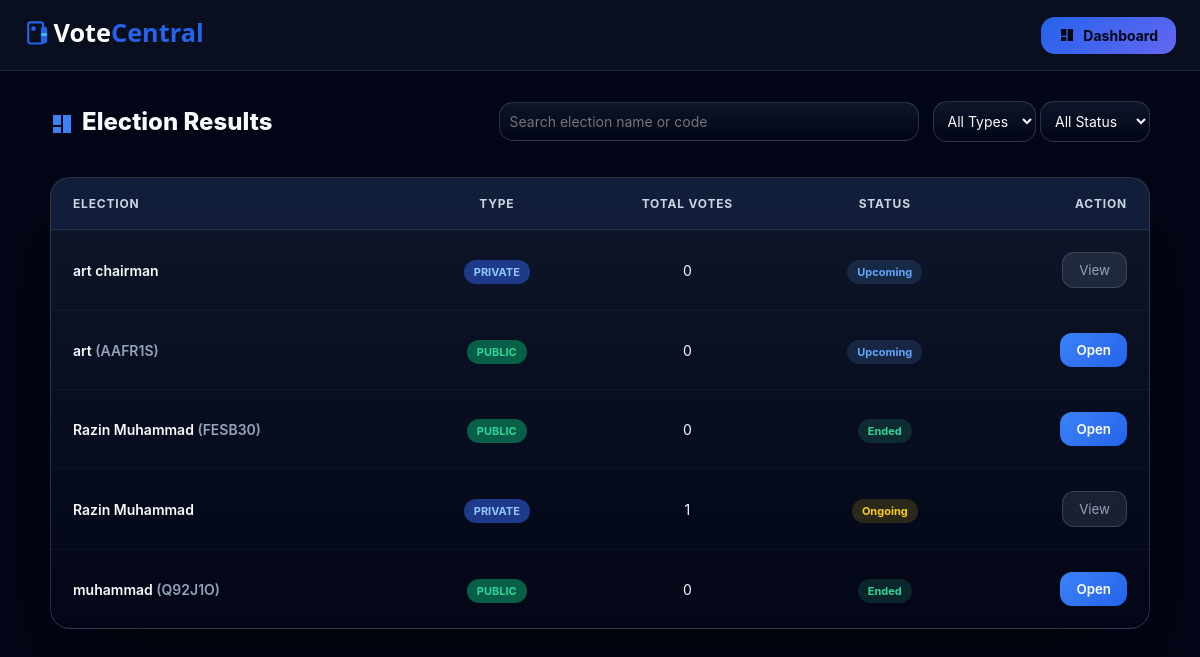
Before: /admin/results (signed in) with the older database file.
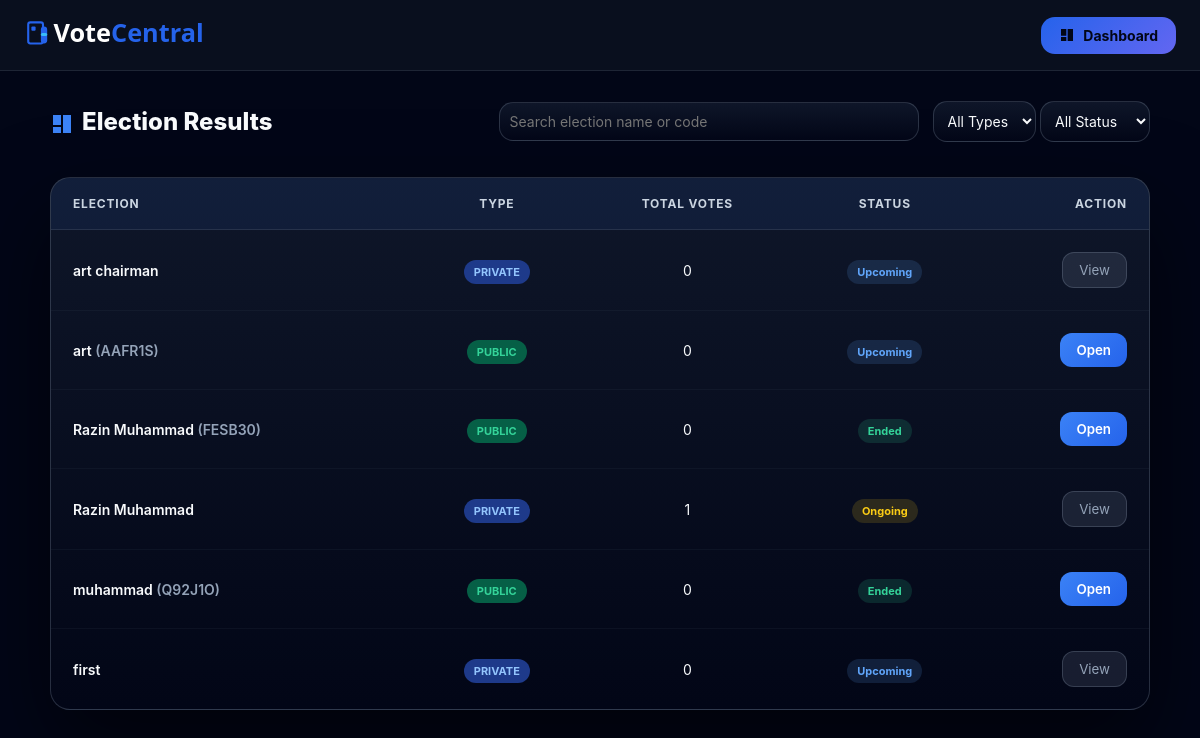
After: the same page with the newer database file.
### app.py (models this page shows)
class Election(db.Model):
    id = db.Column(db.Integer, primary_key=True)
    admin_id = db.Column(db.Integer, db.ForeignKey("admin.id"))
    name = db.Column(db.String(120))
    election_type = db.Column(db.String(20))  # public / private
    public_code = db.Column(db.String(20), nullable=True)
    start_time = db.Column(db.DateTime, nullable=True)
    end_time   = db.Column(db.DateTime, nullable=True)
    result_visible = db.Column(db.Boolean, default=True)
    candidates = db.relationship("Candidate", backref="election", cascade="all,delete")
    votes = db.relationship("Vote", backref="election", cascade="all,delete")
    whitelist = db.relationship("VoterWhitelist", backref="election", cascade="all,delete")

### app.py (the view)
@app.route("/admin/results")
def admin_results_page():
    if not require_admin_login():
        return redirect("/")
    admin = db.session.get(Admin, session["admin_id"])
    elections = Election.query.filter_by(admin_id=admin.id).all()
    result_list = []
    now = datetime.now()  # Local time
    for e in elections:
        total_votes = Vote.query.filter_by(election_id=e.id).count()
        start_dt = to_local_naive(e.start_time)
        end_dt   = to_local_naive(e.end_time)
        upcoming = False
        running  = False
        ended    = False
        if start_dt and end_dt:
            if now < start_dt:
                upcoming = True
            elif start_dt <= now <= end_dt:
                running = True
            else:
                ended = True
        elif start_dt and not end_dt:
            if now < start_dt:
                upcoming = True
            else:
                running = True
        elif end_dt and not start_dt:
            if now <= end_dt:
                running = True
            else:
                ended = True
        else:
            running = True
        can_open = False
        reason = ""
        if not e.result_visible:
            reason = "Results are hidden by admin."
        elif e.election_type == "private" and not ended:
            if end_dt:
                reason = (
                    "Private election results unlock after "
                    f"{end_dt.strftime('%b %d, %Y • %I:%M %p')}."
                )
            else:
                reason = "Private election results are not yet available."
        else:
            can_open = True
        result_list.append({
            "id": e.id,
            "name": e.name,
            "type": e.election_type,
            "public_code": e.public_code,
            "total_votes": total_votes,
            "upcoming": upcoming,
            "running": running,
            "ended": ended,
            "can_open": can_open,
            "reason": reason
        })
    return render_template(
        "admin_results.html",
        elections=result_list,
        admin=admin
    )

### app.py (called while the page is built)
def require_admin_login():
    if "admin_id" not in session or not session["admin_id"]:
        flash("Admin login required")
        return False
    return True

def to_local_naive(dt):
    if not dt:
        return None
    if dt.tzinfo is not None:
        return dt.astimezone().replace(tzinfo=None)
    return dt

### templates/admin_results.html (shortened to what this page needs)
<!DOCTYPE html>
<html lang="en">
<head>
</head>
<body>
<nav class="nav-header">
  <img src="/static/uploads/votecentral-logo.svg" height="38">
  <a href="/admin/dashboard" class="btn-dash">
  <svg width="16" height="16" viewBox="0 0 24 24" fill="currentColor">
    <path d="M3 13h8V3H3v10zm10 8h8V3h-8v18zM3 21h8v-6H3v6z"/>
  </svg>
  Dashboard
</a>
</nav>
<div class="container">
<div class="page-header">
  <div class="page-title">
    <svg viewBox="0 0 24 24">
      <path fill="currentColor" d="M3 13h8V3H3v10zm10 8h8V3h-8v18zM3 21h8v-6H3v6z"/>
    </svg>
    Election Results
  </div>
  {% if elections|length > 0 %}
  <div class="page-filters">
    <input id="searchBox" placeholder="Search election name or code">
    <div class="filter-row">
      <select id="filterType">
        <option value="">All Types</option>
      </select>
      <select id="filterStatus">
        <option value="">All Status</option>
      </select>
    </div>
  </div>
  {% endif %}
</div>
{% if elections|length > 0 %}
<table class="desktop-table">
<thead>
<tr>
<th>Election</th>
<th>Type</th>
<th>Total Votes</th>
<th>Status</th>
<th>Action</th>
</tr>
</thead>
<tbody>
{% for e in elections %}
<tr class="result-row"
data-name="{{ (e.name ~ ' ' ~ (e.public_code if e.public_code else ''))|lower }}"
data-type="{{ e.type }}"
data-status="{% if e.running %}running{% elif e.upcoming %}upcoming{% else %}ended{% endif %}">
<td>
{{ e.name }}
{% if e.type == 'public' and e.public_code %}
<span style="color:var(--muted)">({{ e.public_code }})</span>
{% endif %}
</td>
<td>
<span class="badge {{ 'badge-public' if e.type=='public' else 'badge-private' }}">
{{ e.type.upper() }}
</span>
</td>
<td>{{ e.total_votes }}</td>
<td>
  {% if e.running %}
    <span class="status status-running">Ongoing</span>
  {% elif e.upcoming %}
    <span class="status status-upcoming">Upcoming</span>
  {% else %}
    <span class="status status-ended">Ended</span>
  {% endif %}
</td>
<td>
{% if e.can_open %}
<a href="/admin/results/{{ e.id }}"><button class="btn-open">Open</button></a>
{% else %}
<button class="btn-locked"
        onclick='showReason({{ e.reason|tojson }})'>
  View
</button>
{% endif %}
</td>
</tr>
{% endfor %}
</tbody>
</table>
{% endif %}
</div>
</body>
</html>

### templates/admin_results.html (style rules this page uses)
:root { --bg:#020617; --card:rgba(15,23,42,.95); --border:rgba(148,163,184,.15); --accent:#3b82f6; --text:#f8fafc; --muted:#94a3b8; --brand-blue:#2563eb; --blue:var(--brand-blue); --indigo:#6366f1; }
* { margin:0;padding:0;box-sizing:border-box;font-family:'Inter',system-ui,sans-serif }
body { background:var(--bg);color:var(--text);overflow-x:hidden }
.container { width:1100px; max-width:95%; margin:30px auto; }
.nav-header { position:sticky; top:0; z-index:1000; display:flex; justify-content:space-between; align-items:center; padding:16px 24px; background:rgba(11,18,32,.85); backdrop-filter:blur(16px); border-bottom:1px solid var(--border); }
.btn-dash { display:flex; align-items:center; gap:8px; background:linear-gradient(135deg,var(--blue),var(--indigo)); color:#020617; padding:10px 18px; border-radius:14px; font-weight:700; font-size:14px; text-decoration:none; transition:.25s ease; }
.page-header { display:flex; justify-content:space-between; align-items:center; flex-wrap:wrap; gap:25px; margin-bottom:35px; }
.page-title { display:flex; align-items:center; gap:8px; font-size:24px; font-weight:800; }
.page-title svg { width:24px; height:24px; color:var(--accent); margin-bottom: -4px; }
.page-filters { display:flex; align-items:center; gap:14px; flex-wrap:wrap; }
@media (min-width:769px) { .page-filters input { width:420px; max-width:480px; } }
.page-filters input, .page-filters select { background:linear-gradient(180deg,rgba(15,23,42,.95),rgba(2,6,23,.95)); border:1px solid rgba(148,163,184,.25); color:var(--text); padding:10px 10px; border-radius:14px; font-size:14px; transition:.25s ease; }
.desktop-table { width:100%; border-collapse:separate; border-spacing:0; background:linear-gradient( 180deg, rgba(15,23,42,.98), rgba(2,6,23,.98) ); border:1px solid rgba(148,163,184,.25); border-radius:20px; overflow:hidden; box-shadow:0 40px 90px rgba(0,0,0,.55); }
.desktop-table thead { background:rgba(59,130,246,.08); }
.desktop-table thead th { padding:18px 22px; font-size:12px; letter-spacing:.8px; color:#cbd5e1; text-transform:uppercase; font-weight:700; border-bottom:1px solid rgba(104, 114, 128, 0.25); }
.desktop-table thead th:nth-child(1) { text-align:left; }
.desktop-table thead th:nth-child(2), .desktop-table thead th:nth-child(3), .desktop-table thead th:nth-child(4) { text-align:center; }
.desktop-table thead th:last-child { text-align:right; }
.desktop-table tbody tr { background:transparent; transition:.25s ease; }
.desktop-table td { padding:22px 22px; font-size:14px; border-bottom:1px solid rgba(65, 81, 102, 0.12); }
.desktop-table td:nth-child(1) { text-align:left; font-weight:600; }
.desktop-table td:nth-child(2), .desktop-table td:nth-child(3), .desktop-table td:nth-child(4) { text-align:center; }
.desktop-table td:last-child { text-align:right; }
.desktop-table tbody tr:last-child td { border-bottom:none; }
.status { padding:5px 10px; border-radius:20px; font-size:11px; font-weight:700; }
.status-running { background:rgba(250,204,21,.15); color:#facc15; }
.status-upcoming { background:rgba(96,165,250,.15); color:#60a5fa; }
.status-ended { background:rgba(52,211,153,.15); color:#34d399; }
.badge { padding:5px 10px; border-radius:20px; font-size:11px; font-weight:700; }
.badge-public { background:#065f46;color:#34d399 }
.badge-private { background:#1e3a8a;color:#93c5fd }
.btn-open { background:linear-gradient(135deg,var(--accent),#2563eb); border:none; color:#fff; padding:9px 16px; border-radius:12px; font-weight:600; cursor:pointer; }
.btn-locked { background:rgba(148,163,184,.15); color:var(--muted); border:1px solid rgba(148,163,184,.25); padding:9px 16px; border-radius:12px; }

Changed rows visible on the page:
added Election: name "first", type "PRIVATE", total_votes "0", shows "Upcoming"
